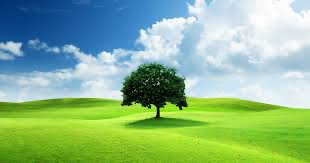
#> input picture image10.png, 310 x 163 px, given in place of the camera
$ python code15.py
#> lines starting #> are read from the running program, lines starting #| are printed output that depends on the picture; after the words box and inside, x2 and y2 are one past the last pixel; in counts of white or black regions, pixels touching at a corner belong together
import cv2

cap = cv2.VideoCapture(0)

while True:
    ret, frame = cap.read()
#> frame is the input picture: shape (163, 310, 3); mean B, G, R 140.2, 183.6, 140.1
    hsv = cv2.cvtColor(frame, cv2.COLOR_BGR2HSV)
#> hsv: shape (163, 310, 3); mean H, S, V 77.2, 133.4, 199.5

    # Blue color range
    lower_blue = (100, 150, 0)
    upper_blue = (140, 255, 255)

    mask = cv2.inRange(hsv, lower_blue, upper_blue)
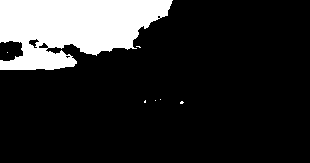
#> mask: shape (163, 310); 16.7% white; 7 white regions (6 under 20 px), largest, box (x1, y1, x2, y2) and area: (0, 0, 173, 70) 8403
    result = cv2.bitwise_and(frame, frame, mask=mask)
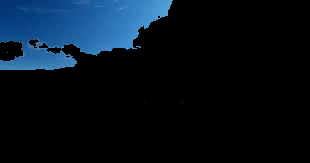
#> result: shape (163, 310, 3); mean B, G, R 27.4, 16.9, 6.1

    cv2.imshow("Frame", frame)
    cv2.imshow("Mask", mask)
    cv2.imshow("Tracked", result)

    if cv2.waitKey(1) & 0xFF == ord('q'):
#> (key q is pressed here)
        break

cap.release()
cv2.destroyAllWindows()

$ run again, on image12.png
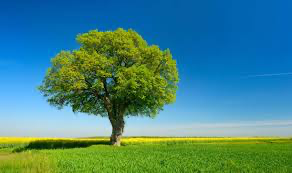
#> input picture image12.png, 292 x 173 px, given in place of the camera
#> frame is the input picture: shape (173, 292, 3); mean B, G, R 130.8, 133.2, 69.2
#> hsv: shape (173, 292, 3); mean H, S, V 77.9, 195.3, 169.7
#> `mask = cv2.inRange(hsv, lower_blue, upper_blue)`:
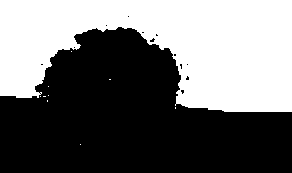
#> mask: shape (173, 292); 44% white; 10 white regions (9 under 20 px), largest, box (x1, y1, x2, y2) and area: (0, 0, 292, 112) 22213
#> `result = cv2.bitwise_and(frame, frame, mask=mask)`:
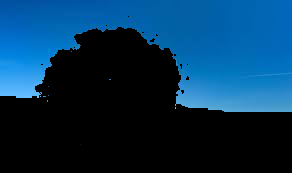
#> result: shape (173, 292, 3); mean B, G, R 82.8, 50, 6.1
